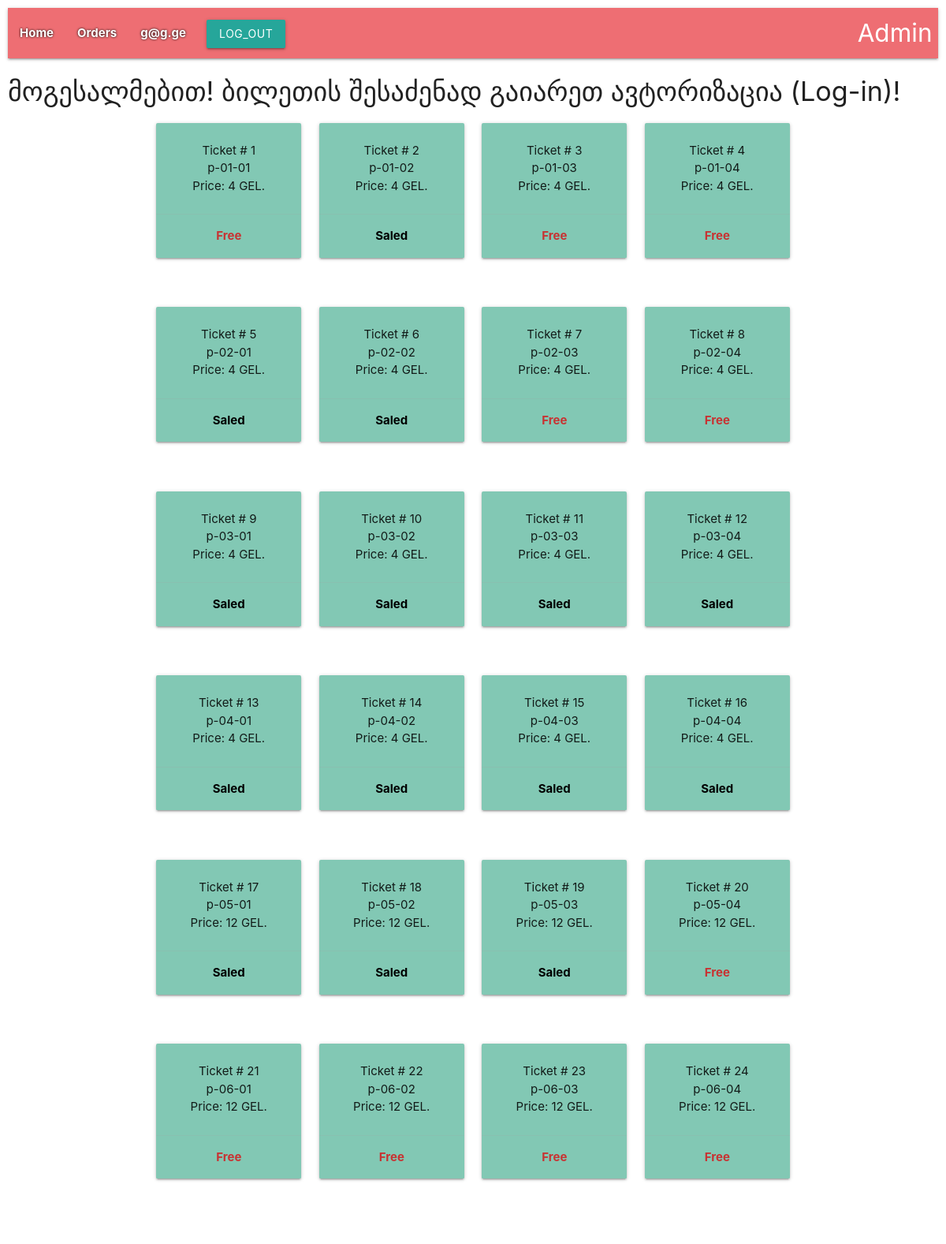
Page /tickets/ (signed in) on the committed database.
### user/models.py (models this page shows, shortened)
class User(AbstractUser):
    username = None
    email = models.EmailField(_('email address'), unique=True)
    salary = models.DecimalField(
        max_digits=8, decimal_places=2,
        verbose_name=_('Salary'), help_text='in Lari)', default=Decimal(100)
    )
    phone_number = models.CharField(max_length=50, verbose_name=_('Phone Number'))
    objects = UserManager()
    USERNAME_FIELD = 'email'
    REQUIRED_FIELDS = []
    class Meta:
        verbose_name = _('Employee')
        verbose_name_plural = _('Employees')

### tickets/models.py (models this page shows, shortened)
class Ticket(models.Model):
    name = models.CharField(max_length=24, verbose_name='Name')
    start_time = models.DateTimeField(verbose_name='Start time', default=datetime(2021, 2, 3))
    end_time = models.DateTimeField(verbose_name="End time", default=datetime(2021, 2, 4))
    code = models.IntegerField(unique=True)
    price = models.IntegerField(default=12)
    class StatusType(TextChoices):
        FREE = 'Free', _("Free")
        SALED = 'Saled', _("Saled")
    status = models.CharField(max_length=5, choices=StatusType.choices, default=StatusType.FREE)
    class Meta:
        verbose_name = _('Ticket')
        verbose_name_plural = _('Tickets')

### tickets/views.py (the view)
# urls.py: path('', include('tickets.urls', namespace='tickets')),
def tickets(request: WSGIRequest):
    ticket_list = Ticket.objects.all()
    context = {
        'ticket_list': ticket_list,
    }
    return render(request=request, template_name='tickets/tickets.html', context=context)

### templates/tickets/tickets.html
{% extends 'base.html' %}
{% block content %}
<h4>მოგესალმებით! ბილეთის შესაძენად გაიარეთ ავტორიზაცია (Log-in)!</h4>
<div class="container">
    <div class="row">
        {% for ticket in ticket_list %}
        {% if forloop.counter0|divisibleby:4 %}
        <div class="row">
            {% endif %}
            <div class="col s12 m3 l3 center">
                <div class="row">
                    <div class="col s12">
                        <div class="card" style="background-color: rgb(130,200,180);">
                            <div class="card-content">
                                <p>Ticket # {{ ticket.pk }}</p>
                                <p>{{ ticket.name }}</p>
                                <p>Price: {{ ticket.price }} GEL.</p>
                            </div>
                            <div class="card-action">
                                {% if ticket.orders %}
                                <span style="color: rgb(0,0,0); font-weight: bold;">{{ ticket.status }}</span>
                                {% else %}
                                <span style="color: rgb(200,50,50); font-weight: bold;">{{ ticket.status }}</span>
                                {% endif %}
                            </div>
                        </div>
                    </div>
                </div>
            </div>
            {% if forloop.counter|divisibleby:4 or forloop.last %}
        </div>
        {% endif %}
        {% endfor %}
    </div>
</div>
{% endblock %}

### templates/partials/header.html (shortened to what this page needs)
<nav style="padding= 20px;">
    <div class="nav-wrapper">
      <ul id="nav-mobile" class="left hide-on-med-and-down">
        <li style="color: rgb(100,30,30); font-weight: bold; text-shadow: 0 0 3px #000000;"><a href="{% url 'tickets:index' %}">Home</a></li>
        {% if user.is_authenticated %}
          <li style="color: rgb(100,30,30); font-weight: bold; text-shadow: 0 0 3px #000000;"><a href="{% url 'tickets:order' %}">Orders</a></li>
          <li style="color: rgb(100,30,30); font-weight: bold; text-shadow: 0 0 3px #000000;"><a href="{% url 'tickets:personal' %}">{{ user.email }}</a></li>
          <li>
            <form action="{% url 'user:user_logout' %}" method="POST">
                <div class="row">
                    <div class="col s12">
                        <button class="btn waves-effect waves-light" type="submit" name="action">
                            Log_out
                        </button>
                    </div>
                </div>
            </form>
        {% else %}
        <li><a href="{% url 'user:user_login' %}" style="color: rgb(100,30,30); font-weight: bold; text-shadow: 0 0 3px #ffffff; float: right;">
            Log-in
        </a></li>
        {% endif %}
          <li><a href="{% url 'admin:index' %}" class="brand-logo right">
              Admin</a></li>
      </ul>
    </div>
</nav>

### rows in the picture
User: email "g@g.ge"
Ticket: pk "1", name "p-01-01", price "4", status "Free"
Ticket: pk "2", name "p-01-02", price "4", status "Saled"
Ticket: pk "3", name "p-01-03", price "4", status "Free"
Ticket: pk "4", name "p-01-04", price "4", status "Free"
Ticket: pk "5", name "p-02-01", price "4", status "Saled"
Ticket: pk "6", name "p-02-02", price "4", status "Saled"
Ticket: pk "7", name "p-02-03", price "4", status "Free"
Ticket: pk "8", name "p-02-04", price "4", status "Free"
Ticket: pk "9", name "p-03-01", price "4", status "Saled"
Ticket: pk "10", name "p-03-02", price "4", status "Saled"
Ticket: pk "11", name "p-03-03", price "4", status "Saled"
Ticket: pk "12", name "p-03-04", price "4", status "Saled"
Ticket: pk "13", name "p-04-01", price "4", status "Saled"
Ticket: pk "14", name "p-04-02", price "4", status "Saled"
Ticket: pk "15", name "p-04-03", price "4", status "Saled"
Ticket: pk "16", name "p-04-04", price "4", status "Saled"
Ticket: pk "17", name "p-05-01", price "12", status "Saled"
Ticket: pk "18", name "p-05-02", price "12", status "Saled"
Ticket: pk "19", name "p-05-03", price "12", status "Saled"
Ticket: pk "20", name "p-05-04", price "12", status "Free"
Ticket: pk "21", name "p-06-01", price "12", status "Free"
Ticket: pk "22", name "p-06-02", price "12", status "Free"
Ticket: pk "23", name "p-06-03", price "12", status "Free"
Ticket: pk "24", name "p-06-04", price "12", status "Free"
